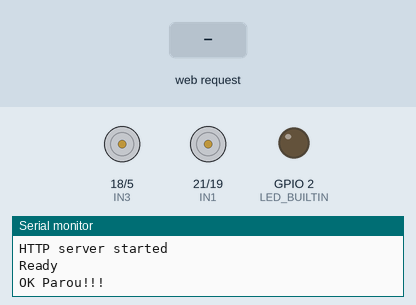
Recording of a sketch running on a simulated ESP32. Parts: motor-driver pin pairs drawn as motors (green arrow = first pin HIGH = forward, orange = second pin HIGH = backward, longer = more drive), output pins drawn as LEDs (lit = HIGH), the last lines printed to the serial monitor. The inputs (shaded band) are chosen by the test bench.

Above: at 1.3 s.
1.4 s: HTTP request GET /motor?speed1=1 received
At 1.7 s:
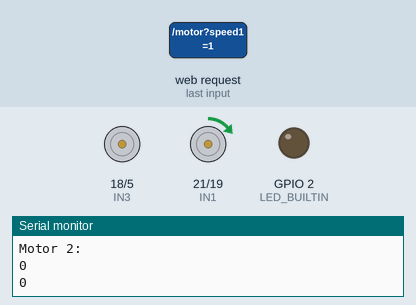
3.9 s: HTTP request GET /motor?speed1=120 received
At 4.7 s:
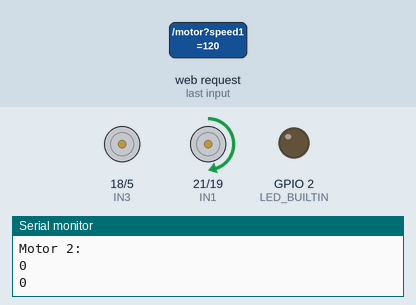
6.4 s: HTTP request GET /ligaled received
At 6.9 s:
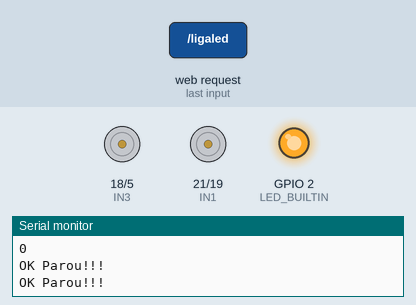
7.9 s: HTTP request GET /motor?speed1=1&speed2=1&dir1=1 received
At 8.7 s:
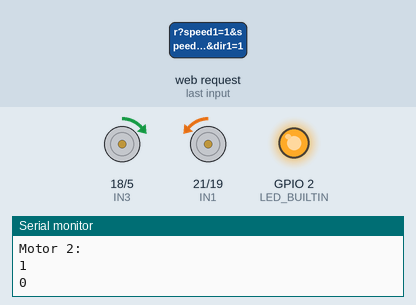
10.4 s: HTTP request GET /motor?speed1=120&speed2=120&dir1=120 received
At 11.0 s:
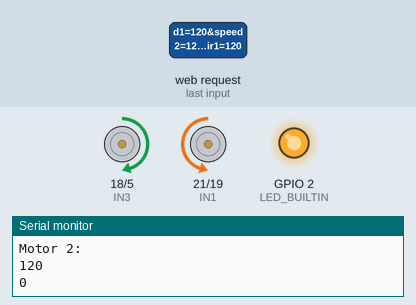
12.9 s: HTTP request GET /motor?speed1=1 received
At 13.7 s:
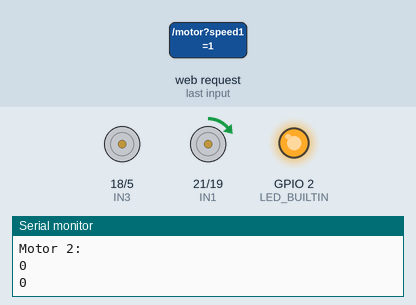
Timing chart, 0 to 15.9 s (numbered marks = the images above; inputs shaded):
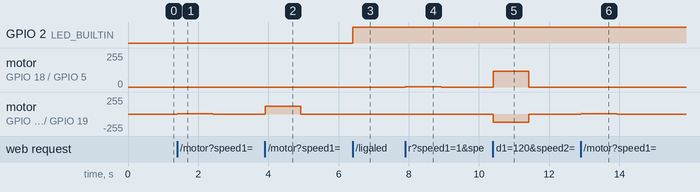

The sketch:

RobotPequenoRemotecomRe.ino
```cpp
/* Create a WIFI Server in ESP32 with IP: 192.168.4.1  by default
 * Port 80 by default
 *
 * You just need to connect to ESP32 Access Point
 * password = "your-password"
 *
 * Then, you can reprogram ESP32 via IP at Arduino IDE
 *
 * SENDING COMMNADS
 * To send commands to Node via Browser, just type:
 * 192.168.4.1/ligaled   and wait for the reply
 * 192.168.4.1/motor?speed=25     sends number 25
 *
 * To send commands to Nede via Terminal, just type:
 * curl 192.168.4.1/ligaled   and wait for the reply
 * curl 192.168.4.1/motor?speed=25     sends number 25
 *
 * To send more than one argument:
 * 192.168.4.1/motor?speed1=1023&speed2=1023&dir1=1&dir2=0
 *
 *
 * Modulo PonteH L298n:     IN1     IN2
 *              Horario     1         0
 *              Anti-Hor    0         1
 *              Ponto Morto 0         0
 *              Freio       1         1
 *
 * PWM ==> 70 a 255
 *
 *
 *
 *
 *
 */


#define LED_BUILTIN 2
#include <ArduinoOTA.h>   // Library to allow programing via WIFI (Choose ip port in Arduino IDE
#include <WiFi.h>        // Include the Wi-Fi library
#include <WebServer.h>
#include <analogWrite.h>  // Aparently, you can analogRead, but not analogWrite without a library with ESP32 !!!
#include <Ultrasonic.h>

#define TRIGGER1 23
#define ECHO1    22
#define TRIGGER2 32
#define ECHO2    33

#define IN1 21
#define IN2 19
#define IN3 18
#define IN4 5
#define THRESHOLD1 30
#define THRESHOLD2 30

int dir1 = 0;
int dir2 = 0;
int speed1 = 0;
int speed2 = 0;
int count = 0;
int parado = 1;

enum {
  direita, esquerda, frente, para
};

Ultrasonic Sonar1(TRIGGER1, ECHO1, 20000UL);
Ultrasonic Sonar2(TRIGGER2, ECHO2, 20000UL);

unsigned char comando = para;

unsigned char s1 = 0, s2 = 0;

const char *ssid = "Robo Pequeno 1"; // The name of the Wi-Fi network that will be created
const char *password = "your-password";   // The password required to connect to it, leave blank for an open

WebServer server(80);

void handleRoot() {
  server.send(200, "text/plain", "XUPA FEDERAL!");
}

void handleNotFound() {
  server.send(404, "text/plain", "Banana");
}

void motor() {
  if(server.hasArg("speed1")) {
    speed1 = server.arg("speed1").toInt();
    speed2 = server.arg("speed2").toInt();

    dir1 = server.arg("dir1").toInt();
    dir2 = server.arg("dir2").toInt();

    Serial.println("Motor 1:");
    Serial.println(speed1);
    Serial.println(dir1);

    Serial.println("Motor 2:");
    Serial.println(speed2);
    Serial.println(dir2);


    if(dir1 == 0)
    {   analogWrite(IN1, speed1);
        analogWrite(IN2, 0);
    }
    else
    {   analogWrite(IN2, speed1);
        analogWrite(IN1, 0);
    }

    if(dir2 == 0)
    {   analogWrite(IN3, speed2);
        analogWrite(IN4, 0);
    }
    else
    {   analogWrite(IN4, speed2);
        analogWrite(IN3, 0);
    }

    server.send(200, "text/html", "Ok!");
    count = 0;
    parado = 0;

  }
}

void halt() {
    analogWrite(IN1, 0);
    analogWrite(IN2, 0);
    analogWrite(IN3, 0);
    analogWrite(IN4, 0);

    speed1 = 0;
    speed2 = 0;

    count = 0;
    parado = 1;

    server.send(200, "text/html", "Ok Parou!!!");
    Serial.println("OK Parou!!!");
}

void sonar1() {
  int distanciaCM;
  distanciaCM = Sonar1.read(CM);

  Serial.print("Distancia1: ");
  Serial.println(distanciaCM);

  if(distanciaCM < THRESHOLD1) s1 = 1;
  else s1 = 0;

  char texto[20];
  sprintf(texto, "Distancia1 = %d", (int) distanciaCM);
  server.send(200, "text/html", texto);
}

void sonar2() {
  int distanciaCM;
  distanciaCM = Sonar2.read(CM);

  Serial.print("Distancia2: ");
  Serial.println(distanciaCM);

  if(distanciaCM < THRESHOLD2) s2 = 1;
  else s2 = 0;

  char texto[20];
  sprintf(texto, "Distancia1 = %d", (int) distanciaCM);
  server.send(200, "text/html", texto);
}

/*
void sonar1() {
    long duration, distance;

    digitalWrite(TRIGGER1, LOW);
    delayMicroseconds(2);

    digitalWrite(TRIGGER1, HIGH);
    delayMicroseconds(10);

    digitalWrite(TRIGGER1, LOW);
    duration = pulseIn(ECHO1, HIGH);
    distance = (duration/2) / 29.1;

    if(distance < THRESHOLD1) s1 = 1;
    else s1 = 0;


    Serial.print("Centimeter1: ");
    Serial.println(distance);
    Serial.print("s1 = ");
    Serial.println(s1);

    char texto[20];
    sprintf(texto, "Distancia1 = %d", (int) distance);
    //server.send(200, "text/html", texto);
}

void sonar2() {
    long duration, distance;

    digitalWrite(TRIGGER2, LOW);
    delayMicroseconds(2);

    digitalWrite(TRIGGER2, HIGH);
    delayMicroseconds(10);

    digitalWrite(TRIGGER2, LOW);
    duration = pulseIn(ECHO2, HIGH);
    distance = (duration/2) / 29.1;

    if(distance < THRESHOLD2) s2 = 1;
    else s2 = 0;

    Serial.print("Centimeter2:");
    Serial.println(distance);
    Serial.print("s2 = ");
    Serial.println(s2);

    char texto[20];
    sprintf(texto, "Distancia2 = %d", (int) distance);
    //server.send(200, "text/html", texto);
}
*/

void setup() {
  //SONARES
  pinMode(TRIGGER1, OUTPUT);
  pinMode(ECHO1, INPUT);
  pinMode(TRIGGER2, OUTPUT);
  pinMode(ECHO2, INPUT);

  //LED
  pinMode(LED_BUILTIN, OUTPUT);

  //PWM
  pinMode(IN1, OUTPUT);     // Initialize the Motor PWM pin as an output
  pinMode(IN2, OUTPUT);

  pinMode(IN3, OUTPUT);     // Initialize the Motor PWM pin as an output
  pinMode(IN4, OUTPUT);

  analogWriteFrequency(200);

  analogWrite(IN1, 0);
  analogWrite(IN2, 0);
  analogWrite(IN3, 0);
  analogWrite(IN4, 0);

  // Serial Begin
  Serial.begin(115200);
  Serial.println("Booting");


  // WIFI Server AP (This Create a WIFI Server in ESP32 with IP: 192.168.4.1  by default)
  WiFi.softAP(ssid, password);             // Start the access point
  Serial.print("Access Point \"");
  Serial.print(ssid);
  Serial.println("\" started");

  delay(100);

  WiFi.softAPConfig(IPAddress(192,168,4,2), IPAddress(192,168,4,2), IPAddress(255,255,255,0));

  Serial.print("IP address:\t");
  Serial.println(WiFi.softAPIP());         // Send the IP address of the ESP32 to the computer

  server.on("/", handleRoot);
  server.on("/motor", HTTP_GET, motor);
  server.on("/para", HTTP_GET, halt);

  server.on("/sonar1", HTTP_GET, sonar1);
  server.on("/sonar2", HTTP_GET, sonar2);

  server.onNotFound(handleNotFound);

  server.on("/ligaled", []() {
    server.send(200, "text/plain", "ligou");
    digitalWrite(LED_BUILTIN, HIGH);
  });

  server.on("/desligaled", []() {
    server.send(200, "text/plain", "apagou");
    digitalWrite(LED_BUILTIN, LOW);
  });

  server.begin();
  Serial.println("HTTP server started");
  //END OF WIFI Server AP


  ArduinoOTA.onStart([]() {
    String type;
    if (ArduinoOTA.getCommand() == U_FLASH) {
      type = "sketch";
    } else {
      type = "filesystem";
    }

    Serial.println("Start updating " + type);
  });
  ArduinoOTA.onEnd([]() {
    Serial.println("\nEnd");
  });
  ArduinoOTA.onProgress([](unsigned int progress, unsigned int total) {
    Serial.printf("Progress: %u%%\r", (progress / (total / 100)));
  });
  ArduinoOTA.onError([](ota_error_t error) {
    Serial.printf("Error[%u]: ", error);
    if (error == OTA_AUTH_ERROR) {
      Serial.println("Auth Failed");
    } else if (error == OTA_BEGIN_ERROR) {
      Serial.println("Begin Failed");
    } else if (error == OTA_CONNECT_ERROR) {
      Serial.println("Connect Failed");
    } else if (error == OTA_RECEIVE_ERROR) {
      Serial.println("Receive Failed");
    } else if (error == OTA_END_ERROR) {
      Serial.println("End Failed");
    }
  });
  ArduinoOTA.begin();
  Serial.println("Ready");

  // END OF OTA SETUP
}

void LeSensor(){
  sonar1();
  sonar2();
}

void IA(){
  if(s1 == 0 && s2 == 1) comando = direita;
  else if (s1 == 1 && s2 == 0) comando = esquerda;
  else if (s1 == 1 && s2 == 1) comando = esquerda;
  else comando = frente;
}

void Motor(){
  switch(comando){
    case direita:
      analogWrite(IN1, 0);
      analogWrite(IN2, 0);
      analogWrite(IN3, speed2);
      analogWrite(IN4, 0);
      break;

    case esquerda:
      analogWrite(IN1, speed1);
      analogWrite(IN2, 0);
      analogWrite(IN3, 0);
      analogWrite(IN4, 0);
      break;

    case frente:
      analogWrite(IN1, speed1);
      analogWrite(IN2, 0);
      analogWrite(IN3, speed2);
      analogWrite(IN4, 0);
      break;

   case para:
      analogWrite(IN1, 0);
      analogWrite(IN2, 0);
      analogWrite(IN3, 0);
      analogWrite(IN4, 0);
      break;
  }
}

void loop() {
  ArduinoOTA.handle();

  server.handleClient();

/*  if (parado == 0){
    LeSensor();
    IA();
    Motor();
  }
*/
  count++;
  if(count > 100)
    halt();

  delay(10);
}
```

Measured:
- after the input at 1.4 s, motor on GPIO 21 (IN1) / GPIO 19 (IN2): stopped → forward 1/255 at once, → stopped 1.0 s later
- after the input at 3.9 s, motor on GPIO 21 (IN1) / GPIO 19 (IN2): stopped → forward 120/255 at once, → stopped 1.0 s later
- after the input at 6.4 s, GPIO 2 (LED_BUILTIN): LOW → HIGH at once
- after the input at 7.9 s, motor on GPIO 18 (IN3) / GPIO 5 (IN4): stopped → forward 1/255 at once, → stopped 1.0 s later; motor on GPIO 21 (IN1) / GPIO 19 (IN2): stopped → backward 1/255 at once, → stopped 1.0 s later
- after the input at 10.4 s, motor on GPIO 18 (IN3) / GPIO 5 (IN4): stopped → forward 120/255 at once, → stopped 1.0 s later; motor on GPIO 21 (IN1) / GPIO 19 (IN2): stopped → backward 120/255 at once, → stopped 1.0 s later
- after the input at 12.9 s, motor on GPIO 21 (IN1) / GPIO 19 (IN2): stopped → forward 1/255 at once, → stopped 1.0 s later
